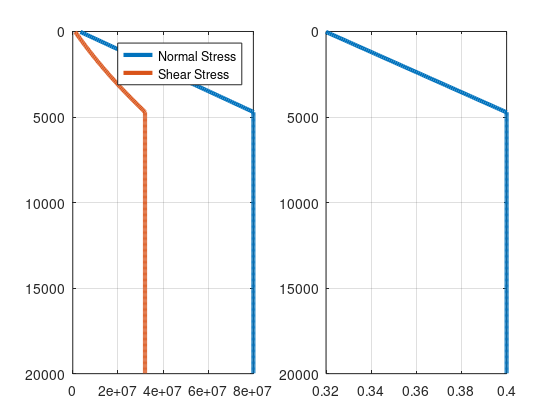
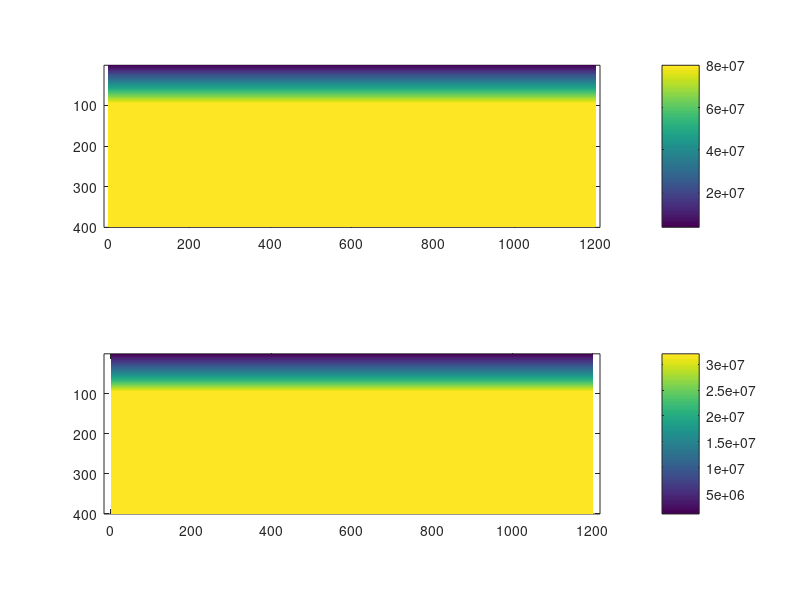

The MATLAB source for these figures, in order: (Note: this script raises an error after producing the figures.)
clear all

L = [60e3,20e3,40e3];
dx = 50;
dy = 50;
nn = floor(L/dx)+1;


%% compute normal and shear stress
stress1 = zeros(nn(1)-1,nn(2)-1); %cell
stress2 = zeros(nn(1)-1,nn(2)-1); %cell

dep = ((1:nn(2)-1)-0.5)*dy;

rho = 2670;
rhow = 1e3;
g=9.8;
ratio = g*(rho-rhow)/1e6;
%ratio = 16.2/1e3;
rsn = 0.40;
cohesion = 3;
sratio = 80*rsn/((80-cohesion)/ratio);
% for i = 1:nn(1)-1
%     stress1(i,:)=dep*ratio-cohesion;
%     stress2(i,:)=-dep*ratio*1/3;
% end
%% linear shear and normal stress
% off=0;
% for i = 1:nn(2)-1
%     dp = dep(i);
%     sign = min(dp*ratio+cohesion,80);
%     sigs = min((dp*sratio),80*rsn);
%     if(abs(sign-80)<1e-3)
%         off=off+1;
%         if(off==1) dps = dp;end
%     end
% %     if(dp>15e3)
% %         sigs = max(rsn*80-(dp-15e3)*16.2/1e3,0.4*80);
% %     end
%     stress1(:,i)=-sign*ones(nn(1)-1,1);
%     stress2(:,i)=sigs*ones(nn(1)-1,1);
% end

%% linear ratio of shear and normal stress
off=0;
for i = 1:nn(2)-1
    dp = dep(i);
    sign = min(dp*ratio+cohesion,80);

    if(abs(sign-80)<1e-3)
        off=off+1;
        if(off==1) dps = dp;end
    end
    stress1(:,i)=-sign*ones(nn(1)-1,1);
end

a1 = 0.32;%ratio of shear and normal stress at top layer
a2 = rsn;
snr = a2*ones(nn(2)-1,1);

for i = 1:nn(2)-1
    dp = dep(i);

    if(dp<dps)
        snr(i) = a1+(dp-dep(1))*(a2-a1)/(dps-dep(1));
    end
    stress2(:,i)=-stress1(:,i)*snr(i);
end

%%

stress1 = stress1*1e6;
stress2 = stress2*1e6;

figure(1)
x = 0:dx:L(1);
y = 0:dx:L(2);
clf
subplot(211)
pcolor(-stress1');
%pcolor(x(1:end-1)+0.5*dx,y(1:end-1)+0.5*dx,stress1');
axis equal ij
shading flat
colorbar
% xlim([min(x),max(x)]);
% ylim([min(y),max(y)]);

subplot(212)
pcolor(stress2');
%pcolor(x(1:end-1)+0.5*dx,y(1:end-1)+0.5*dx,stress1');
axis equal ij
shading flat
colorbar
% xlim([min(x),max(x)]);
% ylim([min(y),max(y)]);


figure(2)
clf
subplot(121)
plot(-stress1(1,:),dep,'linewidth',3);
hold on
plot(stress2(1,:),dep,'linewidth',3);
grid on
axis ij
legend('Normal Stress','Shear Stress');
subplot(122)
plot(stress2(1,:)./-stress1(1,:),dep,'linewidth',3);
grid on
axis ij

fname='stress';
h=gcf;
set(h,'PaperPositionMode','auto');         
set(h,'renderer','Painters')
% set(h,'renderer','openGL')
print(h,'-r600','-dpdf','-bestfit',fname); 

fid = fopen(['databin/normal1.bin'],'wb');
fwrite(fid,stress1,'single','b'); %to mira
%fwrite(fid,stress1,'single'); %to bluewater
fclose(fid);
fid = fopen(['databin/normal2.bin'],'wb');
fwrite(fid,stress1,'single','b'); %to mira
% fwrite(fid,stress1,'single'); %to bluewater
fclose(fid);
fid = fopen(['databin/normal3.bin'],'wb');
fwrite(fid,stress1,'single','b'); %to mira
% fwrite(fid,stress1,'single'); %to bluewater
fclose(fid);

fid = fopen(['databin/shear.bin'],'wb');
fwrite(fid,stress2,'single','b'); %to mira
% fwrite(fid,stress2,'single'); %to bluewater
fclose(fid);

%% friction property
%------------ af ----------------
x0 = L(1)/2;
y0 = 4e3;
thickness = 5e3;
lx1 = 25e3;
lx2 = 25e3;
ly1 = 10e3;%large enough
ly2 = 11e3;
[bx,by]=bmatrix(nn(1),nn(2),dx,dy,x0,y0,thickness,lx1,lx2,ly1,ly2);

bxx = bx.*ones(1,nn(2));
byy = ones(nn(1),1).*by;

iy1 = 1;
sthickness = dps;
iy2 = round((sthickness)/dy)+iy1;

ix1 = round((x0-lx1-thickness/2)/dx)+1;
ix2 = round((x0+lx2+thickness/2)/dx)+1;

%%
ashallow = 0.015;
acore = 0.01;
aout = 0.03;
a = acore*ones(nn(1),nn(2));
da  = aout-acore;

dv = (acore-ashallow)/da;%percent increase from zero
byy = ones(nn(1),1).*by;
byy=shallow(byy,ix1,ix2,iy1,iy2,dv);

bxy = bxx.*byy;

Nr = 4;
Nc = 1;

afs = a+da*(ones(nn(1),nn(2))-bxy);
%smooth;
afs = smooth2a(afs,Nr,Nc);

fid = fopen(['databin/af.bin'],'wb');
fwrite(fid,afs,'single','b'); %to mira
% fwrite(fid,afs,'single'); %to bluewater
fclose(fid);

%------------- vw -------------
vwshallow = 0.1;
vwcore = 0.1; %0.1(or 0.075) pulse like; 0.05 crack like
vwout = 2;
vw = vwcore*ones(nn(1),nn(2));
dvw  = vwout-vwcore;

dv = (vwcore-vwshallow)/dvw;%percent increase from zero
byy = ones(nn(1),1).*by;
byy=shallow(byy,ix1,ix2,iy1,iy2,dv);

bxy = bxx.*byy;

vwfs = vw+dvw*(ones(nn(1),nn(2))-bxy);
%smooth;
vwfs = smooth2a(vwfs,Nr,Nc);

fid = fopen(['databin/vwf.bin'],'wb');
fwrite(fid,vwfs,'single','b'); %to mira
% fwrite(fid,vwfs,'single'); %to bluewater
fclose(fid);

% % %------- f0 -------
% f0f = 10*ones(nn(1),nn(2));
% f0 = 0.7;
% 
% 
% ix1=floor(xbounds/dx)+1;
% ix2=nn(1)-ix1+1;
% %iy1=floor(bounds/dx)+1;
% % iy1 = 1;
% % iy2=floor(sbounds/dx/2)+1;
% % llf(ix1:ix2,iy1:iy2) = 0.7;
% 
% iy1 = 1;
% % iy1 = iy2+1;
% iy2=nn(2)-floor(ybounds/dx)+1+1;
% f0f(ix1:ix2,iy1:iy2) = f0;
% %gaussian smooth
% f0fs = smooth2a(f0f,Nr,Nc);
% 
% %move upwards or downwards the desired pattern
% % yoff = floor(1e3/dx);
% % for i = 1:3*Nc+1
% %     vwfs(:,i) = vwfs(:,i+yoff);
% % end
% 
% fid = fopen(['databin/f0f.bin'],'wb');
% fwrite(fid,f0fs,'single','b'); %to mira
% %fwrite(fid,stress1,'single'); %to bluewater
% fclose(fid);


% % %------- fw -------
% fwf = 10*ones(nn(1),nn(2));
% fw = 0.2;
% 
% 
% ix1=floor(xbounds/dx)+1;
% ix2=nn(1)-ix1+1;
% %iy1=floor(bounds/dx)+1;
% % iy1 = 1;
% % iy2=floor(sbounds/dx/2)+1;
% % llf(ix1:ix2,iy1:iy2) = 0.7;
% 
% iy1 = 1;
% % iy1 = iy2+1;
% iy2=nn(2)-floor(ybounds/dx)+1+1;
% fwf(ix1:ix2,iy1:iy2) = fw;
% %gaussian smooth
% fwfs = smooth2a(fwf,Nr,Nc);
% 
% %move upwards or downwards the desired pattern
% % yoff = floor(1e3/dx);
% % for i = 1:3*Nc+1
% %     vwfs(:,i) = vwfs(:,i+yoff);
% % end
% 
% fid = fopen(['databin/fwf.bin'],'wb');
% fwrite(fid,fwfs,'single','b'); %to mira
% %fwrite(fid,stress1,'single'); %to bluewater
% fclose(fid);
%%
figure(3)
x = 0:dx:L(1);
y = 0:dx:L(2);
clf
subplot(211)
pcolor(x,y,afs');
%pcolor(x(1:end-1)+0.5*dx,y(1:end-1)+0.5*dx,stress1');
axis equal ij
shading flat
colorbar
xlim([min(x),max(x)]);
ylim([min(y),max(y)]);

subplot(212)
pcolor(x,y,vwfs');
%pcolor(x(1:end-1)+0.5*dx,y(1:end-1)+0.5*dx,stress1');
axis equal ij
shading flat
colorbar
xlim([min(x),max(x)]);
ylim([min(y),max(y)]);

figure(4)
clf
subplot(121)
plot(afs(floor(nn(1)/2),:),y,'linewidth',3);
hold on
plot(0.014*ones(size(y)),y,'linewidth',3);
grid on
axis ij
legend('a','b');

subplot(122)
plot(vwfs(floor(nn(1)/2),:),y,'linewidth',3);
grid on
axis ij
legend('vw');

fname='friction';
h=gcf;
set(h,'PaperPositionMode','auto');         
set(h,'renderer','Painters')
% set(h,'renderer','openGL')
print(h,'-r600','-dpdf','-bestfit',fname); 

% subplot(313)
% pcolor(x,y,llfs');
% %pcolor(x(1:end-1)+0.5*dx,y(1:end-1)+0.5*dx,stress1');
% axis equal ij
% shading flat
% colorbar
% xlim([min(x),max(x)]);
% ylim([min(y),max(y)]);


function outv = shallow(inv,ix1,ix2,iy1,iy2,dv)
    outv = inv;
    for j = iy1:iy2
        outv(ix1:ix2,j) = outv(ix1:ix2,j)+dv-(j-iy1)*dv/(iy2-iy1);
    end
end




function [bx,by] = bmatrix(nx,ny,dx,dy,x0,y0,thickness,lx1,lx2,ly1,ly2)
    
    x = (0:nx-1)*dx;
    y = (0:ny-1)*dx;
    
    ix0 = floor(x0/dx)+1;
    iy0 = floor(y0/dx)+1;
    
    bx = zeros(nx,1);
    by = zeros(1,ny);
    
    ix1 = 1;
    ix2 = round((x0-lx1-thickness)/dx)+1;
    ix3 = round((x0-lx1)/dx)+1;
    ix4 = round((x0+lx2)/dx)+1;
    ix5 = round((x0+lx2+thickness)/dx)+1;
    ix6 = nx;
% bmatrix along x
    for i = 1:nx
        xi=x(i);
        if(i>=1 && i<ix2)
            bx(i) = 0;
        elseif(i>=ix2 && i<ix3)
            dist = x0-lx1-xi;
            
            if(abs(dist-thickness)<1e-3)
                bx(i)=0;
            elseif(abs(dist)<1e-3)
                bx(i)=1;
            else
                bx(i) = 1/2*(1+tanh...
                    (thickness/(dist-thickness)+thickness/(dist)));
            end
        elseif(i>=ix3 && i<ix4)
            bx(i) = 1;
        elseif(i>=ix4 && i<ix5)
            dist = xi-x0-lx2;
            
            if(abs(dist-thickness)<1e-3)
                bx(i)=0;
            elseif(abs(dist)<1e-3)
                bx(i)=1;
            else
                bx(i) = 1/2*(1+tanh...
                    (thickness/(dist-thickness)+thickness/(dist)));
            end
        elseif(i>=ix5 && i<=ix6)
            bx(i) = 0;   
        end
    end
    
% bmatrix along y
    iy1 = 1;
    iy2 = round((y0-ly1-thickness)/dy)+1;
    iy3 = round((y0-ly1)/dy)+1;
    iy4 = round((y0+ly2)/dy)+1;
    iy5 = round((y0+ly2+thickness)/dy)+1;
    iy6 = ny;

    for i = 1:ny
        yi=y(i);
        if(i>=1 && i<iy2)
            by(i) = 0;
        elseif(i>=iy2 && i<iy3)
            dist = y0-ly1-yi;
            
            if(abs(dist-thickness)<1e-3)
                by(i)=0;
            elseif(abs(dist)<1e-3)
                by(i)=1;
            else
                by(i) = 1/2*(1+tanh...
                    (thickness/(dist-thickness)+thickness/(dist)));
            end
        elseif(i>=iy3 && i<iy4)
            by(i) = 1;
        elseif(i>=iy4 && i<iy5)
            dist = yi-y0-ly2;
            
            if(abs(dist-thickness)<1e-3)
                by(i)=0;
            elseif(abs(dist)<1e-3)
                by(i)=1;
            else
                by(i) = 1/2*(1+tanh...
                    (thickness/(dist-thickness)+thickness/(dist)));
            end
        elseif(i>=iy5 && i<=iy6)
            by(i) = 0;   
        end
    end
    
    return
end

